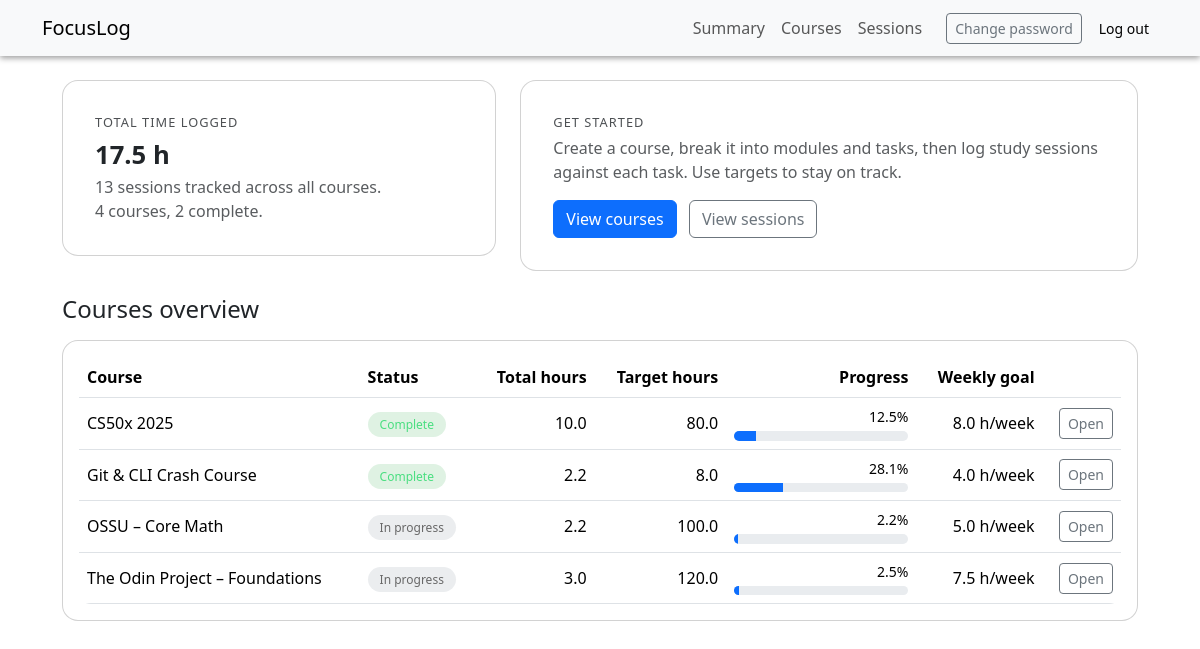
The page /summary (signed in) on the database its author committed.
### tables this page shows
CREATE TABLE courses (
    id                   INTEGER PRIMARY KEY AUTOINCREMENT,
    user_id              INTEGER NOT NULL,
    name                 TEXT NOT NULL,
    description          TEXT,
    target_total_hours   REAL,
    target_weeks         INTEGER,
    target_hours_per_week REAL,
    completed            INTEGER NOT NULL DEFAULT 0,
    FOREIGN KEY (user_id) REFERENCES users(id)
);

### app.py (the view)
@app.route("/summary")
@login_required
def summary():
    user_id = session["user_id"]
    db = get_db()
    cur = db.execute(
        """
        SELECT COALESCE(SUM(duration_minutes), 0) AS total_minutes,
               COUNT(*) AS session_count
        FROM sessions
        WHERE user_id = ?;
        """,
        (user_id,),
    )
    totals = cur.fetchone()
    cur = db.execute(
        """
        SELECT c.id,
               c.name,
               c.completed,
               c.target_total_hours,
               c.target_weeks,
               c.target_hours_per_week,
               COALESCE(SUM(s.duration_minutes), 0) AS total_minutes
        FROM courses c
        LEFT JOIN modules m ON m.course_id = c.id
        LEFT JOIN tasks   t ON t.module_id = m.id
        LEFT JOIN sessions s
          ON s.task_id = t.id
         AND s.user_id = ?
        WHERE c.user_id = ?
        GROUP BY c.id
        ORDER BY c.name;
        """,
        (user_id, user_id),
    )
    courses = cur.fetchall()
    return render_template("summary.html", totals=totals, courses=courses)

### app.py (called while the page is built)
def get_db():
    if "db" not in g:
        db_path = app.config["DATABASE"]
        conn = sqlite3.connect(db_path)
        conn.row_factory = sqlite3.Row
        g.db = conn
    return g.db

### helpers.py (called while the page is built)
def login_required(f):
    @wraps(f)
    def decorated(*args, **kwargs):
        if "user_id" not in session:
            return redirect(url_for("login"))
        return f(*args, **kwargs)
    return decorated

### templates/summary.html
{% extends "layout.html" %}
{% block body %}
<div class="row g-4 mb-4">
  <div class="col-md-5">
    <div class="card p-3">
      <div class="card-body">
        <div class="metric-label mb-1">Total time logged</div>
        <div class="metric-value">
          {{ (totals.total_minutes or 0) / 60 | round(1) }} h
        </div>
        <p class="text-muted mb-0">
          {{ totals.session_count }} session{{ totals.session_count == 1 and "" or "s" }}
          tracked across all courses.
        </p>
        <p class="text-muted mb-0">
          {{ courses|length }} course{{ courses|length == 1 and "" or "s" }},
          {{ (courses | selectattr('completed', 'equalto', 1) | list | length) }} complete.
        </p>
      </div>
    </div>
  </div>
  <div class="col-md-7">
    <div class="card p-3">
      <div class="card-body">
        <div class="metric-label mb-1">Get started</div>
        <p class="text-muted mb-3">
          Create a course, break it into modules and tasks, then log study
          sessions against each task. Use targets to stay on track.
        </p>
        <a class="btn btn-primary me-2" href="{{ url_for('courses') }}">View courses</a>
        <a class="btn btn-outline-secondary" href="{{ url_for('sessions_view') }}">
          View sessions
        </a>
      </div>
    </div>
  </div>
</div>
<h2 class="h4 mb-3">Courses overview</h2>
{% if courses %}
  <div class="card p-3">
    <div class="table-responsive">
      <table class="table align-middle mb-0">
        <thead>
          <tr>
            <th>Course</th>
            <th>Status</th>
            <th class="text-end">Total hours</th>
            <th class="text-end">Target hours</th>
            <th class="text-end">Progress</th>
            <th class="text-end">Weekly goal</th>
            <th></th>
          </tr>
        </thead>
        <tbody>
          {% for c in courses %}
            {% set hours = (c.total_minutes or 0) / 60 %}
            {% if c.target_total_hours and c.target_total_hours > 0 %}
              {% set pct = (hours / c.target_total_hours * 100) %}
            {% else %}
              {% set pct = None %}
            {% endif %}
            <tr>
              <td>{{ c.name }}</td>
              <td>
                {% if c.completed %}
                  <span class="badge-complete">Complete</span>
                {% else %}
                  <span class="badge-incomplete">In progress</span>
                {% endif %}
              </td>
              <td class="text-end">{{ hours | round(1) }}</td>
              <td class="text-end">
                {% if c.target_total_hours %}
                  {{ c.target_total_hours | round(1) }}
                {% else %}
                  -
                {% endif %}
              </td>
              <td class="text-end" style="min-width: 170px;">
                {% if pct is not none %}
                  <div class="small mb-1">
                    {{ pct | round(1) }}%
                  </div>
                  <div class="progress" style="height: 0.6rem;">
                    <div
                      class="progress-bar"
                      role="progressbar"
                      style="width: 0%;"
                      data-progress="{{ pct if pct < 100 else 100 }}"
                      aria-valuenow="{{ pct | round(1) }}"
                      aria-valuemin="0"
                      aria-valuemax="100"
                    ></div>
                  </div>
                {% else %}
                  <span class="text-muted">No target</span>
                {% endif %}
              </td>
              <td class="text-end">
                {% if c.target_hours_per_week %}
                  {{ c.target_hours_per_week | round(1) }} h/week
                {% else %}
                  -
                {% endif %}
              </td>
              <td class="text-end">
                <a
                  class="btn btn-sm btn-outline-secondary"
                  href="{{ url_for('course_detail', course_id=c.id) }}"
                >
                  Open
                </a>
              </td>
            </tr>
          {% endfor %}
        </tbody>
      </table>
    </div>
  </div>
{% else %}
  <p class="text-muted">You don’t have any courses yet.</p>
{% endif %}
{% endblock %}

### static/styles.css (style rules this page uses)
body { min-height: 100vh; }
.card { border-radius: 1rem; }
.table { margin-bottom: 0; border-radius: 0.75rem; overflow: hidden; }
.table thead th { border-bottom-width: 1px; }
.badge-complete { background-color: rgba(40, 167, 69, 0.15); color: #4ade80; border-radius: 999px; padding: 0.25rem 0.75rem; font-size: 0.75rem; font-weight: 500; }
.badge-incomplete { background-color: rgba(156, 163, 175, 0.2); color: rgba(104, 104, 104); border-radius: 999px; padding: 0.25rem 0.75rem; font-size: 0.75rem; font-weight: 500; }
.metric-label { font-size: 0.8rem; letter-spacing: 0.08em; text-transform: uppercase; opacity: 0.8; }
.metric-value { font-size: 1.6rem; font-weight: 600; }

### rows shown on the page
courses: name "CS50x 2025", completed "Complete", hours "10.0", target_total_hours "80.0", pct "12.5", target_hours_per_week "8.0"
courses: name "Git & CLI Crash Course", completed "Complete", hours "2.2", target_total_hours "8.0", pct "28.1", target_hours_per_week "4.0"
courses: name "OSSU – Core Math", completed "In progress", hours "2.2", target_total_hours "100.0", pct "2.2", target_hours_per_week "5.0"
courses: name "The Odin Project – Foundations", completed "In progress", hours "3.0", target_total_hours "120.0", pct "2.5", target_hours_per_week "7.5"

### other values the page prints
{{ (totals.total_minutes or 0) / 60 | round(1) }} "17.5"
{{ totals.session_count }} "13"
{{ totals.session_count == 1 and "" or "s" }} "s"
{{ courses|length }} "4"
{{ courses|length == 1 and "" or "s" }} "s"
{{ (courses | selectattr('completed', 'equalto', 1) | list | length) }} "2"
